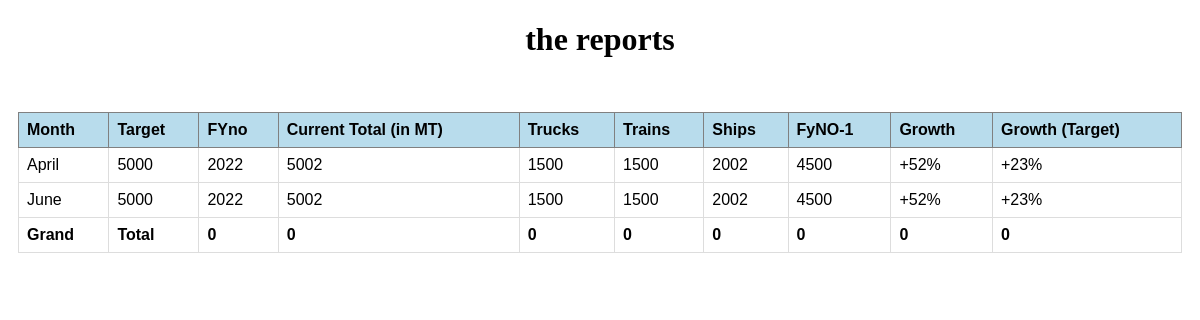
Page /report/seereport/ on the earlier database version.
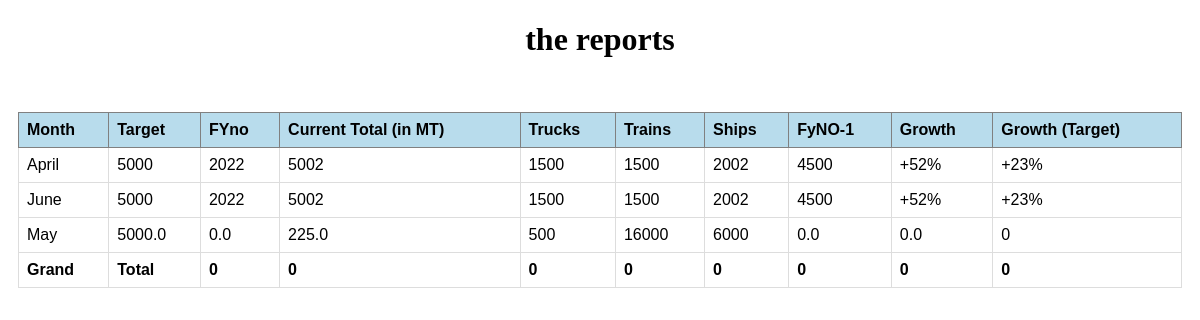
Same page on the later database version.
### reports/models.py (models this page shows, shortened)
class prodcutions(models.Model):
    Subs = models.CharField(max_length=255)
    target = models.FloatField(default=0)
    fyno = models.FloatField(default=0)
    Achmt = models.FloatField(default=0)
    pastfyno = models.FloatField(default=0)
    growth = models.FloatField(default=0)

### reports/views.py (the view)
# urls.py: path('report/',include('reports.urls')),
def reports(request):
    ship = ShipJourney.objects.all()
    trains = TrainJourney.objects.all()
    trucks = TruckJourney.objects.all()
    truck_sum = 0
    for coal in trucks:
        capacity = coal.capacity
        truck_sum += capacity
    train_sum = 0
    for coal in trains:
        capacity = coal.capacity
        train_sum += capacity
    ship_sum = 0
    for coal in ship:
        capacity = coal.capacity
        ship_sum += capacity
    total = (train_sum + truck_sum + ship_sum)/100
    context = {
        'ship': ship,
        'truck': trucks,
        'train': trains,
        'truck_sum': truck_sum,
        'train_sum': train_sum,
        'ship_sum': ship_sum,
        'sum': total,
        'productions': prodcutions.objects.all(),
    }
    return render(request, 'reports/seereport.html', context)

### reports/templates/reports/seereport.html (shortened to what this page needs)
<!DOCTYPE html>
<html lang="en">
  <head>
  </head>
  <body>
    <main>
      <h1>the reports</h1>
      <table id="report-table">
        <tr id="toprow">
          <th>Month</th>
          <th>Target</th>
          <th>FYno</th>
          <th>Current Total (in MT)</th>
          <th>Trucks</th>
          <th>Trains</th>
          <th>Ships</th>
          <th>FyNO-1</th>
          <th>Growth</th>
          <th>Growth (Target)</th>
        </tr>
        <tr>
            <td>April</td>
            <td>5000</td>
            <td>2022</td>
            <td>5002</td>
            <td>1500</td>
            <td>1500</td>
            <td>2002</td>
            <td>4500</td>
            <td id="growth-cell">+52%</td>
            <td id="growth-cell">+23%</td>
          </tr>
          <tr>
            <td>June</td>
            <td>5000</td>
            <td>2022</td>
            <td>5002</td>
            <td>1500</td>
            <td>1500</td>
            <td>2002</td>
            <td>4500</td>
            <td id="growth-cell">+52%</td>
            <td id="growth-cell">+23%</td>
          </tr>
        {% for report in productions %}
        {% with total=sum %}
        {% with tk_total=truck_sum %}
        {% with tr_total=train_sum %}
        {% with sp_total=ship_sum %}
        <tr>
          <td>{{report.Subs}}</td>
          <td>{{report.target}}</td>
          <td>{{report.fyno}}</td>
          <td>{{ total }}</td>
          <td>{{ tk_total }}</td>
          <td>{{ tr_total }}</td>
          <td>{{ sp_total }}</td>
          <td>{{report.pastfyno}}</td>
          <td id="growth-cell">{{report.growth}}</td>
          <td id="growth-cell">0</td>
        </tr>
        {% endwith %}
        {% endwith %}
        {% endwith %}
        {% endwith %}
        {% endfor %}
        <tr id="grandtotal-row">
          <th>Grand</th>
          <th>Total</th>
          <th>0</th>
          <th>0</th>
          <th>0</th>
          <th>0</th>
          <th>0</th>
          <th>0</th>
          <th>0</th>
          <th>0</th>
        </tr>
      </table>
    </main>
  </body>
</html>

### reports/templates/reports/seereport.html (style rules this page uses)
body { margin: 0; padding: 0; }
main { display: flex; flex-direction: column; width: 100%; gap: 2em; align-items: center; }
table { font-family: arial, sans-serif; border-collapse: collapse; width: 97%; margin: 0 auto; }
td, th { border: 1px solid #dddddd; text-align: left; padding: 8px; }
#toprow th { background-color: #b8dcec; border: 1px solid grey; }

Differences in the rows shown:
added prodcutions: Subs "May", target "5000.0", fyno "0.0", total "225.0", tk_total "500", tr_total "16000", sp_total "6000", pastfyno "0.0", growth "0.0"
